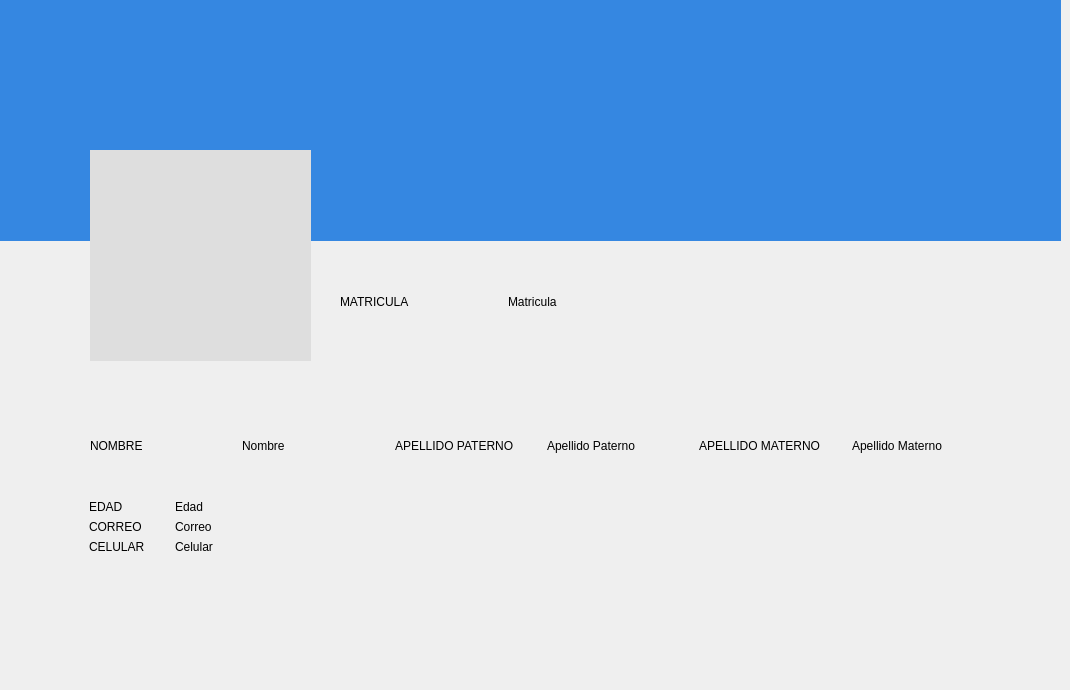
   <widget class="QWidget" name="tab_Perfil">
    <attribute name="title">
     <string>Perfil</string>
    </attribute>
    <widget class="QLabel" name="label_FotoPerfil">
     <property name="geometry">
      <rect>
       <x>90</x>
       <y>150</y>
       <width>221</width>
       <height>211</height>
      </rect>
     </property>
     <property name="styleSheet">
      <string notr="true">background-color: rgb(222, 222, 222);</string>
     </property>
     <property name="text">
      <string/>
     </property>
    </widget>
    <widget class="QWidget" name="layoutWidget">
     <property name="geometry">
      <rect>
       <x>90</x>
       <y>410</y>
       <width>908</width>
       <height>71</height>
      </rect>
     </property>
     <layout class="QHBoxLayout" name="horizontalLayout">
      <item>
       <widget class="QLabel" name="label_21">
        <property name="styleSheet">
         <string notr="true">font: 63 9pt &quot;Segoe UI Semibold&quot;;</string>
        </property>
        <property name="text">
         <string>NOMBRE</string>
        </property>
       </widget>
      </item>
      <item>
       <widget class="QLabel" name="label_Nombre">
        <property name="styleSheet">
         <string notr="true">QLabel {
	font: 26 18pt &quot;Segoe UI Light&quot;;
}</string>
        </property>
        <property name="text">
         <string>Nombre</string>
        </property>
       </widget>
      </item>
      <item>
       <widget class="QLabel" name="label_22">
        <property name="styleSheet">
         <string notr="true">font: 63 9pt &quot;Segoe UI Semibold&quot;;</string>
        </property>
        <property name="text">
         <string>APELLIDO PATERNO</string>
        </property>
       </widget>
      </item>
      <item>
       <widget class="QLabel" name="label_AP">
        <property name="styleSheet">
         <string notr="true">QLabel {
	font: 26 18pt &quot;Segoe UI Light&quot;;
}</string>
        </property>
        <property name="text">
         <string>Apellido Paterno</string>
        </property>
       </widget>
      </item>
      <item>
       <widget class="QLabel" name="label_23">
        <property name="styleSheet">
         <string notr="true">font: 63 9pt &quot;Segoe UI Semibold&quot;;</string>
        </property>
        <property name="text">
         <string>APELLIDO MATERNO</string>
        </property>
       </widget>
      </item>
      <item>
       <widget class="QLabel" name="label_AM">
        <property name="styleSheet">
         <string notr="true">QLabel {
	font: 26 18pt &quot;Segoe UI Light&quot;;
}</string>
        </property>
        <property name="text">
         <string>Apellido Materno</string>
        </property>
       </widget>
      </item>
     </layout>
    </widget>
    <widget class="QWidget" name="formLayoutWidget">
     <property name="geometry">
      <rect>
       <x>89</x>
       <y>500</y>
       <width>881</width>
       <height>181</height>
      </rect>
     </property>
     <layout class="QFormLayout" name="formLayout">
      <item row="0" column="0">
       <widget class="QLabel" name="label_Edad_2">
        <property name="styleSheet">
         <string notr="true">font: 63 9pt &quot;Segoe UI Semibold&quot;;</string>
        </property>
        <property name="text">
         <string>EDAD</string>
        </property>
        <property name="alignment">
         <set>Qt::AlignBottom|Qt::AlignLeading|Qt::AlignLeft</set>
        </property>
       </widget>
      </item>
      <item row="0" column="1">
       <widget class="QLabel" name="label_Edad">
        <property name="styleSheet">
         <string notr="true">QLabel {
	font: 26 18pt &quot;Segoe UI Light&quot;;
}</string>
        </property>
        <property name="text">
         <string>Edad</string>
        </property>
       </widget>
      </item>
      <item row="1" column="0">
       <widget class="QLabel" name="label_Correo_2">
        <property name="styleSheet">
         <string notr="true">font: 63 9pt &quot;Segoe UI Semibold&quot;;</string>
        </property>
        <property name="text">
         <string>CORREO        </string>
        </property>
        <property name="alignment">
         <set>Qt::AlignBottom|Qt::AlignLeading|Qt::AlignLeft</set>
        </property>
       </widget>
      </item>
      <item row="1" column="1">
       <widget class="QLabel" name="label_Correo">
        <property name="styleSheet">
         <string notr="true">QLabel {
	font: 26 18pt &quot;Segoe UI Light&quot;;
}</string>
        </property>
        <property name="text">
         <string>Correo</string>
        </property>
       </widget>
      </item>
      <item row="2" column="0">
       <widget class="QLabel" name="label_Celular_2">
        <property name="styleSheet">
         <string notr="true">font: 63 9pt &quot;Segoe UI Semibold&quot;;</string>
        </property>
        <property name="text">
         <string>CELULAR</string>
        </property>
        <property name="alignment">
         <set>Qt::AlignBottom|Qt::AlignLeading|Qt::AlignLeft</set>
        </property>
       </widget>
      </item>
      <item row="2" column="1">
       <widget class="QLabel" name="label_Celular">
        <property name="styleSheet">
         <string notr="true">QLabel {
	font: 26 18pt &quot;Segoe UI Light&quot;;
}</string>
        </property>
        <property name="text">
         <string>Celular</string>
        </property>
       </widget>
      </item>
     </layout>
    </widget>
    <widget class="QWidget" name="layoutWidget_2">
     <property name="geometry">
      <rect>
       <x>340</x>
       <y>280</y>
       <width>329</width>
       <height>43</height>
      </rect>
     </property>
     <layout class="QHBoxLayout" name="horizontalLayout_2">
      <item>
       <widget class="QLabel" name="label_Matricula_2">
        <property name="accessibleDescription">
         <string/>
        </property>
        <property name="styleSheet">
         <string notr="true">font: 63 9pt &quot;Segoe UI Semibold&quot;;</string>
        </property>
        <property name="text">
         <string>MATRICULA</string>
        </property>
       </widget>
      </item>
      <item>
       <widget class="QLabel" name="label_Matricula">
        <property name="styleSheet">
         <string notr="true">QLabel {
	font: 26 18pt &quot;Segoe UI Light&quot;;
}</string>
        </property>
        <property name="text">
         <string>Matricula</string>
        </property>
       </widget>
      </item>
     </layout>
    </widget>
    <widget class="QLabel" name="label_24">
     <property name="geometry">
      <rect>
       <x>0</x>
       <y>0</y>
       <width>1061</width>
       <height>241</height>
      </rect>
     </property>
     <property name="styleSheet">
      <string notr="true">background: rgb(53,135,225);</string>
     </property>
     <property name="text">
      <string/>
     </property>
    </widget>
    <zorder>layoutWidget</zorder>
    <zorder>formLayoutWidget</zorder>
    <zorder>layoutWidget_2</zorder>
    <zorder>label_24</zorder>
    <zorder>label_FotoPerfil</zorder>
   </widget>
